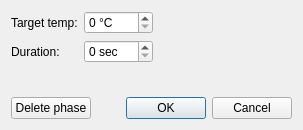
<?xml version="1.0" encoding="UTF-8"?>
<ui version="4.0">
 <class>ConfigurePhaseDialog</class>
 <widget class="QDialog" name="ConfigurePhaseDialog">
  <property name="geometry">
   <rect>
    <x>0</x>
    <y>0</y>
    <width>303</width>
    <height>130</height>
   </rect>
  </property>
  <property name="windowTitle">
   <string>Dialog</string>
  </property>
  <layout class="QVBoxLayout" name="verticalLayout">
   <item>
    <layout class="QHBoxLayout" name="horizontalLayout">
     <item>
      <layout class="QGridLayout" name="gridLayout">
       <item row="0" column="0">
        <widget class="QLabel" name="label">
         <property name="toolTip">
          <string>Temperature to arrive at by the end of the phase.</string>
         </property>
         <property name="text">
          <string>Target temp:</string>
         </property>
        </widget>
       </item>
       <item row="0" column="1">
        <widget class="QSpinBox" name="tempSpinBox">
         <property name="suffix">
          <string> °C</string>
         </property>
         <property name="maximum">
          <number>300</number>
         </property>
        </widget>
       </item>
       <item row="1" column="1">
        <widget class="QSpinBox" name="durationSpinBox">
         <property name="suffix">
          <string> sec</string>
         </property>
         <property name="maximum">
          <number>300</number>
         </property>
        </widget>
       </item>
       <item row="1" column="0">
        <widget class="QLabel" name="label_2">
         <property name="toolTip">
          <string>Total time span of the phase.</string>
         </property>
         <property name="text">
          <string>Duration:</string>
         </property>
        </widget>
       </item>
      </layout>
     </item>
     <item>
      <spacer name="horizontalSpacer">
       <property name="orientation">
        <enum>Qt::Orientation::Horizontal</enum>
       </property>
       <property name="sizeHint" stdset="0">
        <size>
         <width>40</width>
         <height>20</height>
        </size>
       </property>
      </spacer>
     </item>
    </layout>
   </item>
   <item>
    <spacer name="verticalSpacer">
     <property name="orientation">
      <enum>Qt::Orientation::Vertical</enum>
     </property>
     <property name="sizeHint" stdset="0">
      <size>
       <width>20</width>
       <height>40</height>
      </size>
     </property>
    </spacer>
   </item>
   <item>
    <layout class="QHBoxLayout" name="horizontalLayout_2">
     <item>
      <widget class="QPushButton" name="deletePhaseButton">
       <property name="text">
        <string>Delete phase</string>
       </property>
      </widget>
     </item>
     <item>
      <widget class="QDialogButtonBox" name="buttonBox">
       <property name="orientation">
        <enum>Qt::Orientation::Horizontal</enum>
       </property>
       <property name="standardButtons">
        <set>QDialogButtonBox::StandardButton::Cancel|QDialogButtonBox::StandardButton::Ok</set>
       </property>
      </widget>
     </item>
    </layout>
   </item>
  </layout>
 </widget>
 <resources/>
 <connections>
  <connection>
   <sender>buttonBox</sender>
   <signal>accepted()</signal>
   <receiver>ConfigurePhaseDialog</receiver>
   <slot>accept()</slot>
   <hints>
    <hint type="sourcelabel">
     <x>248</x>
     <y>254</y>
    </hint>
    <hint type="destinationlabel">
     <x>157</x>
     <y>274</y>
    </hint>
   </hints>
  </connection>
  <connection>
   <sender>buttonBox</sender>
   <signal>rejected()</signal>
   <receiver>ConfigurePhaseDialog</receiver>
   <slot>reject()</slot>
   <hints>
    <hint type="sourcelabel">
     <x>316</x>
     <y>260</y>
    </hint>
    <hint type="destinationlabel">
     <x>286</x>
     <y>274</y>
    </hint>
   </hints>
  </connection>
 </connections>
</ui>
